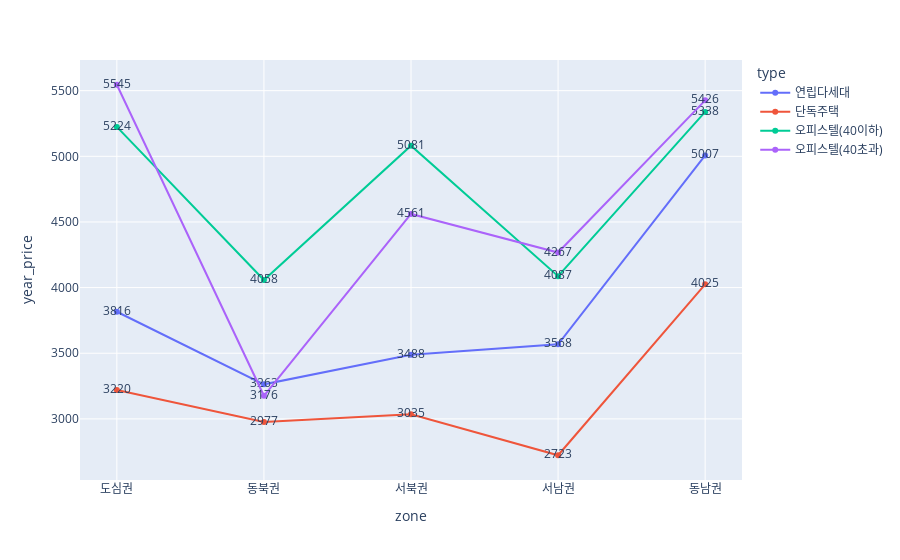

Here is the notebook cell this chart was saved with:
### Markdown cell above
# slide 17

### Code cell
fig = px.line(apt2, x='zone',y='year_price',text='year_price',color='type')
fig.show()
# 권역별 아파트 제외한 주거형태(apt2 데이터프레임)의 전세가 꺾은선 그래프

### Figure 1 — Plotly figure (JSON) as saved in the notebook; plotly's stock layout.template omitted (floating-point values rounded to 4 significant figures)
{"data": [{"hovertemplate": "type=연립다세대<br>zone=%{x}<br>year_price=%{text}<extra></extra>", "legendgroup": "연립다세대", "line": {"color": "#636efa", "dash": "solid"}, "mode": "lines+markers+text", "name": "연립다세대", "orientation": "v", "showlegend": true, "text": [3816, 3263, 3488, 3568, 5007], "type": "scatter", "x": ["도심권", "동북권", "서북권", "서남권", "동남권"], "xaxis": "x", "y": [3816, 3263, 3488, 3568, 5007], "yaxis": "y"}, {"hovertemplate": "type=단독주택<br>zone=%{x}<br>year_price=%{text}<extra></extra>", "legendgroup": "단독주택", "line": {"color": "#EF553B", "dash": "solid"}, "mode": "lines+markers+text", "name": "단독주택", "orientation": "v", "showlegend": true, "text": [3220, 2977, 3035, 2723, 4025], "type": "scatter", "x": ["도심권", "동북권", "서북권", "서남권", "동남권"], "xaxis": "x", "y": [3220, 2977, 3035, 2723, 4025], "yaxis": "y"}, {"hovertemplate": "type=오피스텔(40이하)<br>zone=%{x}<br>year_price=%{text}<extra></extra>", "legendgroup": "오피스텔(40이하)", "line": {"color": "#00cc96", "dash": "solid"}, "mode": "lines+markers+text", "name": "오피스텔(40이하)", "orientation": "v", "showlegend": true, "text": [5224, 4058, 5081, 4087, 5338], "type": "scatter", "x": ["도심권", "동북권", "서북권", "서남권", "동남권"], "xaxis": "x", "y": [5224, 4058, 5081, 4087, 5338], "yaxis": "y"}, {"hovertemplate": "type=오피스텔(40초과)<br>zone=%{x}<br>year_price=%{text}<extra></extra>", "legendgroup": "오피스텔(40초과)", "line": {"color": "#ab63fa", "dash": "solid"}, "mode": "lines+markers+text", "name": "오피스텔(40초과)", "orientation": "v", "showlegend": true, "text": [5545, 3176, 4561, 4267, 5426], "type": "scatter", "x": ["도심권", "동북권", "서북권", "서남권", "동남권"], "xaxis": "x", "y": [5545, 3176, 4561, 4267, 5426], "yaxis": "y"}], "layout": {"legend": {"title": {"text": "type"}, "tracegroupgap": 0}, "margin": {"t": 60}, "xaxis": {"anchor": "y", "domain": [0, 1], "title": {"text": "zone"}}, "yaxis": {"anchor": "x", "domain": [0, 1], "title": {"text": "year_price"}}}}
